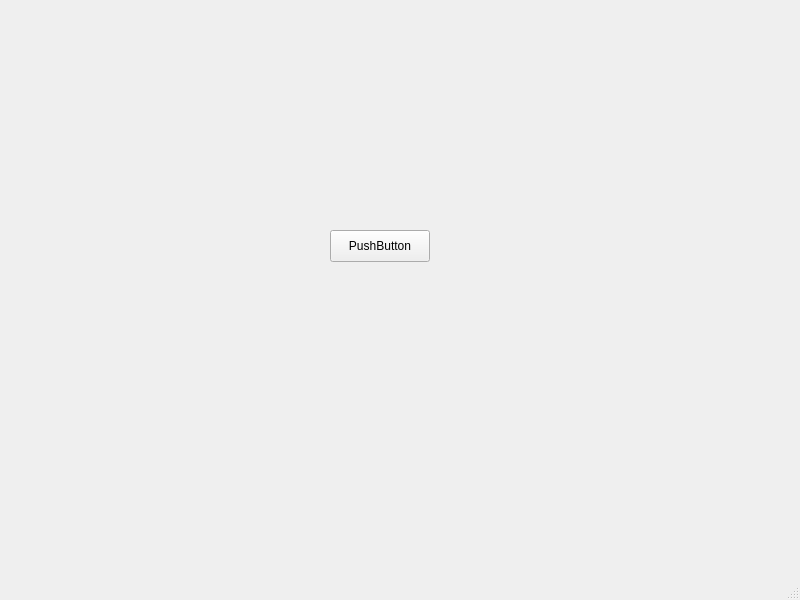
<?xml version="1.0" encoding="UTF-8"?>
<ui version="4.0">
 <class>MainWindow</class>
 <widget class="QMainWindow" name="MainWindow">
  <property name="geometry">
   <rect>
    <x>0</x>
    <y>0</y>
    <width>800</width>
    <height>600</height>
   </rect>
  </property>
  <property name="windowTitle">
   <string>MainWindow</string>
  </property>
  <widget class="QWidget" name="centralwidget">
   <widget class="QPushButton" name="pushButton">
    <property name="geometry">
     <rect>
      <x>330</x>
      <y>230</y>
      <width>100</width>
      <height>32</height>
     </rect>
    </property>
    <property name="text">
     <string>PushButton</string>
    </property>
   </widget>
  </widget>
  <widget class="QMenuBar" name="menubar">
   <property name="geometry">
    <rect>
     <x>0</x>
     <y>0</y>
     <width>800</width>
     <height>24</height>
    </rect>
   </property>
  </widget>
  <widget class="QStatusBar" name="statusbar"/>
 </widget>
 <resources/>
 <connections/>
</ui>
